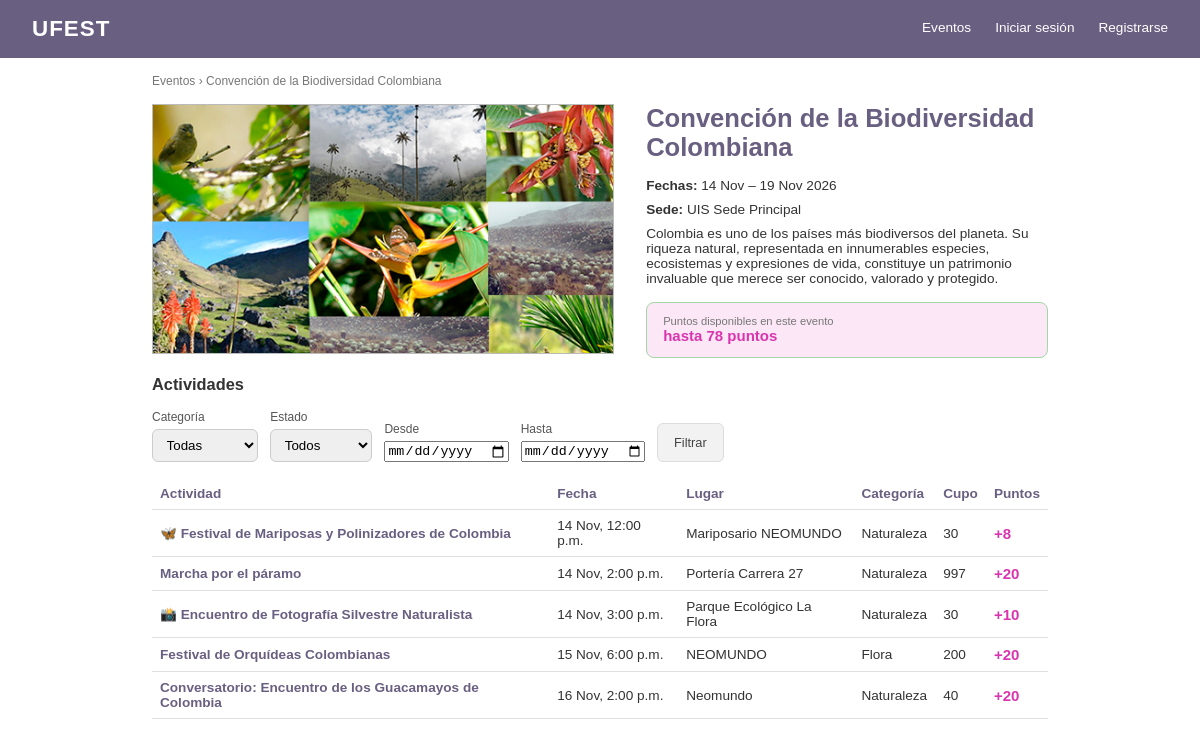
Page /eventos/3/ on the earlier database version.
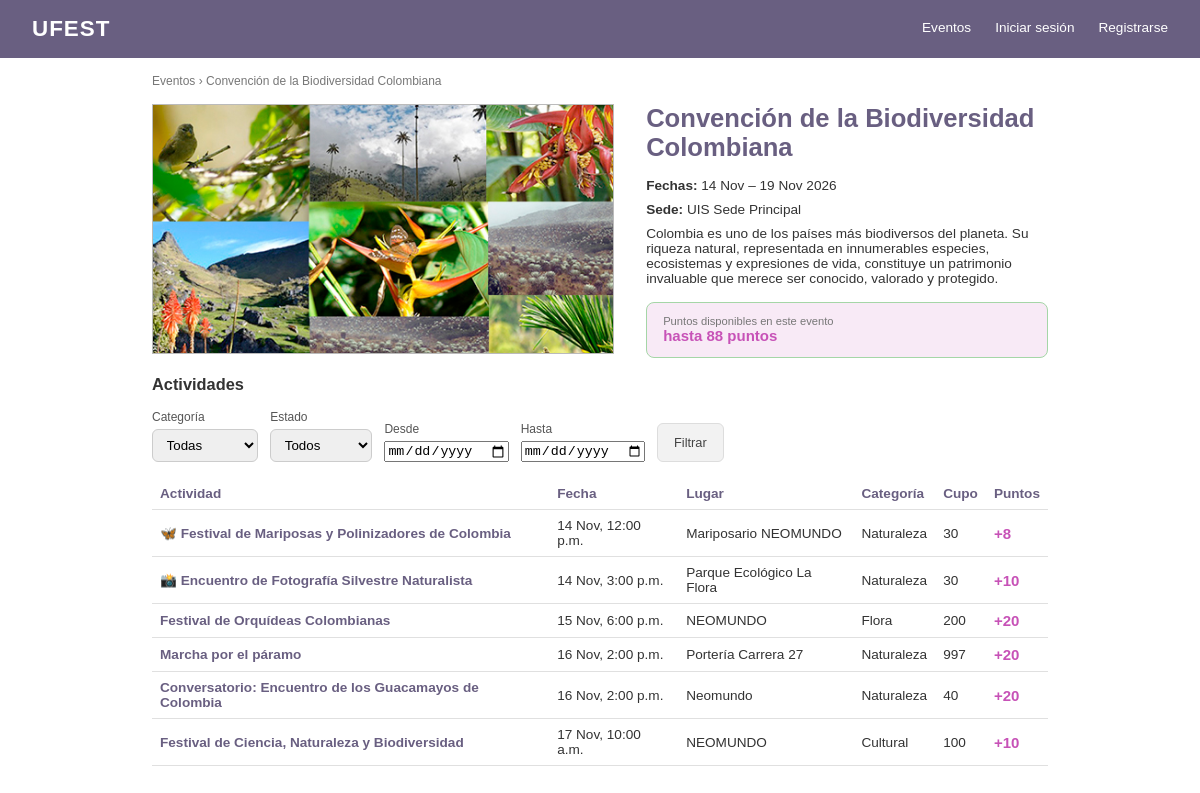
Same page on the later database version.
### Evento/models.py (models this page shows, shortened)
class ConfiguracionSitio(models.Model):
    nombre = models.CharField("Nombre del sitio", max_length=40, default="UFEST")
    logo = models.ImageField("Logo", upload_to="sitio/", blank=True)
    titulo_portada = models.CharField("Título de la página principal", max_length=80, default="Eventos")
    descripcion_portada = models.CharField("Texto bajo el título", max_length=250, blank=True)
    color_primario = models.CharField(
        "Color principal", max_length=7, default="#1F3864", validators=[color_hex],
        help_text="Barra de navegación, títulos y botones",
    )
    color_acento = models.CharField(
        "Color de acento", max_length=7, default="#2e7d32", validators=[color_hex],
        help_text="Puntos y resaltados",
    )
    class Meta:
        verbose_name = "configuración del sitio"
        verbose_name_plural = "configuración del sitio"
    @classmethod
    def obtener(cls):
        return cls.objects.get_or_create(pk=1)[0]

class Evento(models.Model):
    color_primario = models.CharField(
        max_length=7, default="#1F3864", validators=[color_hex],
        help_text="Color de la barra, títulos y botones",
    )
    color_acento = models.CharField(
        max_length=7, default="#2e7d32", validators=[color_hex],
        help_text="Color de los puntos y destacados",
    )
    class Estado(models.TextChoices):
        BORRADOR = "borrador", "Borrador"
        PUBLICADO = "publicado", "Publicado"
        EN_CURSO = "en_curso", "En curso"
        FINALIZADO = "finalizado", "Finalizado"
        CANCELADO = "cancelado", "Cancelado"
    nombre = models.CharField(max_length=50, unique=True)
    descripcion = models.CharField(max_length=250)
    fecha_inicio = models.DateField()
    fecha_fin = models.DateField()
    sede = models.CharField(max_length=120)
    imagen = models.ImageField(upload_to="eventos/", blank=True)
    estado = models.CharField(max_length=20, choices=Estado.choices, default=Estado.BORRADOR)
    creado_por = models.ForeignKey(
        settings.AUTH_USER_MODEL, on_delete=models.PROTECT, related_name="eventos_creados"
    )
    coordinadores = models.ManyToManyField(
        settings.AUTH_USER_MODEL, blank=True, related_name="eventos_asignados"
    )

class Actividad(models.Model):
    class Estado(models.TextChoices):
        BORRADOR = "borrador", "Borrador"
        PUBLICADO = "publicado", "Publicado"
        EN_CURSO = "en_curso", "En curso"
        FINALIZADO = "finalizado", "Finalizado"
        CANCELADO = "cancelado", "Cancelado"
    evento = models.ForeignKey(Evento, on_delete=models.CASCADE, related_name="actividades")
    nombre = models.CharField(max_length=250)
    descripcion = models.TextField()
    lugar = models.CharField(max_length=120)
    cupo = models.PositiveIntegerField()
    categoria = models.ForeignKey(
        Categoria, on_delete=models.SET_NULL, null=True, blank=True, related_name="actividades"
    )
    fecha_inicio = models.DateTimeField()
    fecha_fin = models.DateTimeField()
    imagen = models.ImageField(upload_to="actividades/", blank=True)
    estado = models.CharField(max_length=20, choices=Estado.choices, default=Estado.BORRADOR)
    puntos = models.PositiveIntegerField(help_text="Puntos que gana quien asiste")
    token_qr = models.UUIDField(default=uuid.uuid4, unique=True, editable=False)
    creado_por = models.ForeignKey(
        settings.AUTH_USER_MODEL, on_delete=models.PROTECT, related_name="actividades_creadas"
    )
    coordinadores = models.ManyToManyField(
        settings.AUTH_USER_MODEL, blank=True, related_name="actividades_asignadas"
    )
    class Meta:
        verbose_name_plural = "actividades"
        ordering = ["fecha_inicio"]
        constraints = [
            models.UniqueConstraint(fields=["evento", "nombre"], name="actividad_unica_por_evento")
        ]

class Categoria(models.Model):
    nombre = models.CharField(max_length=50, unique=True)
    def __str__(self):
        return self.nombre

### Evento/views.py (the view)
# urls.py: path("eventos/<int:pk>/", views.detalle_evento, name="detalle"),
def detalle_evento(request, pk):
    evento = get_object_or_404(Evento, pk=pk, estado__in=VISIBLES)
    actividades = evento.actividades.filter(estado__in=VISIBLES).select_related("categoria")
    puntos_posibles = actividades.aggregate(total=Sum("puntos"))["total"] or 0
    categoria_sel = request.GET.get("categoria", "")
    estado_sel = request.GET.get("estado", "")
    desde, hasta = _rango_fechas(request)
    if categoria_sel.isdigit():
        actividades = actividades.filter(categoria_id=categoria_sel)
    if estado_sel in VISIBLES:
        actividades = actividades.filter(estado=estado_sel)
    if desde:
        actividades = actividades.filter(fecha_inicio__date__gte=desde)
    if hasta:
        actividades = actividades.filter(fecha_inicio__date__lte=hasta)
    return render(request, "evento/detalle_evento.html", {
        "evento": evento,
        "actividades": actividades,
        "puntos_posibles": puntos_posibles,
        "categorias": Categoria.objects.all(),
        "estados": [(v, n) for v, n in Actividad.Estado.choices if v in VISIBLES],
        "categoria_sel": categoria_sel,
        "estado_sel": estado_sel,
        "desde": desde.isoformat() if desde else "",
        "hasta": hasta.isoformat() if hasta else "",
    })

### Evento/contexto.py (called while the page is built)
def sitio(request):
    try:
        return {"sitio": ConfiguracionSitio.obtener()}
    except (OperationalError, ProgrammingError):  # antes de migrar
        return {"sitio": ConfiguracionSitio()}

### Evento/views.py (called while the page is built)
def _fecha(valor):
    try:
        return dt.date.fromisoformat(valor)
    except (TypeError, ValueError):
        return None

def _rango_fechas(request):
    desde, hasta = _fecha(request.GET.get("desde")), _fecha(request.GET.get("hasta"))
    if desde and hasta and desde > hasta:
        messages.error(request, "La fecha «Desde» no puede ser posterior a «Hasta».")
        return None, None
    return desde, hasta

### templates/evento/detalle_evento.html (shortened to what this page needs)
{% extends "base.html" %}
{% block contenido %}
<p class="migas"><a href="{% url 'evento:lista' %}">Eventos</a> &rsaquo; {{ evento.nombre }}</p>
<section class="evento">
  <div class="imagen-evento">
    {% if evento.imagen %}
      <img src="{{ evento.imagen.url }}" alt="{{ evento.nombre }}">
    {% else %}
      Imagen del evento
    {% endif %}
  </div>
  <div class="info">
    <h2>{{ evento.nombre }}</h2>
    <p><strong>Fechas:</strong> {{ evento.fecha_inicio|date:"j M" }} – {{ evento.fecha_fin|date:"j M Y" }}</p>
    <p><strong>Sede:</strong> {{ evento.sede }}</p>
    <p>{{ evento.descripcion }}</p>
    <div class="equivalencia">
      <small>Puntos disponibles en este evento</small>
      <span class="puntos">hasta {{ puntos_posibles }} puntos</span>
    </div>
  </div>
</section>
<h3>Actividades</h3>
<form method="get" class="filtros">
  <label>Categoría
    <select name="categoria">
      <option value="">Todas</option>
    </select>
  </label>
  <label>Estado
    <select name="estado">
      <option value="">Todos</option>
    </select>
  </label>
  <label>Desde <input type="date" name="desde" value="{{ desde }}"></label>
  <label>Hasta <input type="date" name="hasta" value="{{ hasta }}"></label>
  <button type="submit" class="btn btn-secundario">Filtrar</button>
</form>
<table class="tabla">
  <thead>
    <tr><th>Actividad</th><th>Fecha</th><th>Lugar</th><th>Categoría</th><th>Cupo</th><th>Puntos</th></tr>
  </thead>
  <tbody>
    {% for a in actividades %}
      <tr>
        <td><a href="{% url 'evento:actividad' a.pk %}">{{ a.nombre }}</a></td>
        <td>{{ a.fecha_inicio|date:"j M, g:i a" }}</td>
        <td>{{ a.lugar }}</td>
        <td>{{ a.categoria|default:"—" }}</td>
        <td>{{ a.cupo }}</td>
        <td class="puntos">+{{ a.puntos }}</td>
      </tr>
    {% empty %}
      <tr><td colspan="6">No hay actividades con esos filtros.</td></tr>
    {% endfor %}
  </tbody>
</table>
{% endblock %}

### templates/base.html (shortened to what this page needs)
{% load static %}
<!DOCTYPE html>
<html lang="es">
<head>
  <link rel="stylesheet" href="{% static 'css/style.css' %}">
</head>
<body>
  <header class="navbar">
    <h1>{% if sitio.logo %}<img src="{{ sitio.logo.url }}" alt="" class="logo-sitio">{% endif %}{{ sitio.nombre }}</h1>
    <nav>
      <a href="{% url 'evento:lista' %}">Eventos</a>
      {% if user.is_authenticated %}
        {% if user.rol == "coordinador" or user.rol == "admin" %}
          <a href="{% url 'evento:panel' %}">Panel</a>
        {% endif %}
        {% if user.rol == "admin" %}
          <a href="{% url 'evento:gestion' %}">Administración</a>
        {% endif %}
        {%if user.is_authenticated and user.es_participante%}
          <a href="{% url 'perfil' %}">Mi perfil</a>
        {%endif%}
        <form method="post" action="{% url 'logout' %}" class="form-salir">
          {% csrf_token %}
          <button type="submit">Salir</button>
        </form>
      {% else %}
        <a href="{% url 'login' %}">Iniciar sesión</a>
        <a href="{% url 'registro' %}">Registrarse</a>
      {% endif %}
    </nav>
  </header>
  <main>
    {% block contenido %}{% endblock %}
  </main>
</body>
</html>

### static/css/style.css (style rules this page uses)
:root { --azul: #1F3864; --azul-fondo: #e8edf6; --verde: #2e7d32; --verde-fondo: color-mix(in srgb, var(--verde) 12%, white); --gris: #e0e0e0; }
* { box-sizing: border-box; }
body { margin: 0; font-family: Arial, Helvetica, sans-serif; color: #333; background: #fff; font-size: 14px; }
.navbar { display: flex; justify-content: space-between; align-items: center; background: var(--azul); color: #fff; padding: 1rem 2rem; }
.navbar h1 { margin: 0; font-size: 1.4rem; letter-spacing: 1px; }
.navbar nav { display: flex; align-items: center; gap: 1.5rem; }
.navbar a { color: #fff; text-decoration: none; font-size: .85rem; padding-bottom: 4px; }
main { max-width: 960px; margin: 0 auto; padding: 1rem 2rem 2rem; }
.migas { font-size: .75rem; color: #777; margin: 0 0 1rem; }
.migas a { color: #777; text-decoration: none; }
.evento { display: grid; grid-template-columns: 1.15fr 1fr; gap: 2rem; align-items: start; }
.imagen-evento { background: #d9d9d9; border: 1px solid #bbb; height: 250px; display: flex; align-items: center; justify-content: center; font-size: .75rem; color: #444; }
.info h2 { margin: 0 0 1rem; font-size: 1.6rem; color: var(--azul); }
.info p { margin: 0 0 .55rem; font-size: .85rem; }
.equivalencia { margin-top: 1rem; padding: .8rem 1rem; background: var(--verde-fondo); border: 1px solid #a5d6a7; border-radius: 8px; }
.equivalencia small { display: block; font-size: .7rem; color: #777; }
.puntos { font-size: 15px; font-weight: bold; color: var(--verde); }
.btn { flex: 1; display: inline-block; text-align: center; text-decoration: none; padding: .7rem 1rem; border-radius: 6px; font-size: .8rem; font-family: inherit; cursor: pointer; }
.btn-secundario { background: #f2f2f2; color: #444; border: 1px solid #ddd; }
.tabla { width: 100%; border-collapse: collapse; font-size: .85rem; margin-bottom: 1.5rem; }
.tabla th, .tabla td { text-align: left; padding: .5rem; border-bottom: 1px solid var(--gris); }
.tabla th { color: var(--azul); }
.imagen-evento img { width: 100%; height: 100%; object-fit: cover; }
.filtros { display: flex; flex-wrap: wrap; gap: .75rem; align-items: end; margin: 1rem 0; }
.filtros label { display: flex; flex-direction: column; gap: .3rem; font-size: .75rem; color: #555; }
.filtros select { padding: .45rem .6rem; border: 1px solid #ccc; border-radius: 6px; font-family: inherit; }
.filtros .btn { flex: none; }
.tabla a { color: var(--azul); font-weight: bold; text-decoration: none; }
.navbar h1 { display: flex; align-items: center; gap: .6rem; }

Differences in the rows shown:
changed Actividad "Marcha por el páramo": fecha_inicio "14 Nov, 2:00 p.m." → "16 Nov, 2:00 p.m."; moves down the list
added Actividad: nombre "Festival de Ciencia, Naturaleza y Biodiversidad", fecha_inicio "17 Nov, 10:00 a.m.", lugar "NEOMUNDO", categoria "Cultural", cupo "100", puntos "10"
Other differences:
{{ puntos_posibles }}: "78" → "88"
